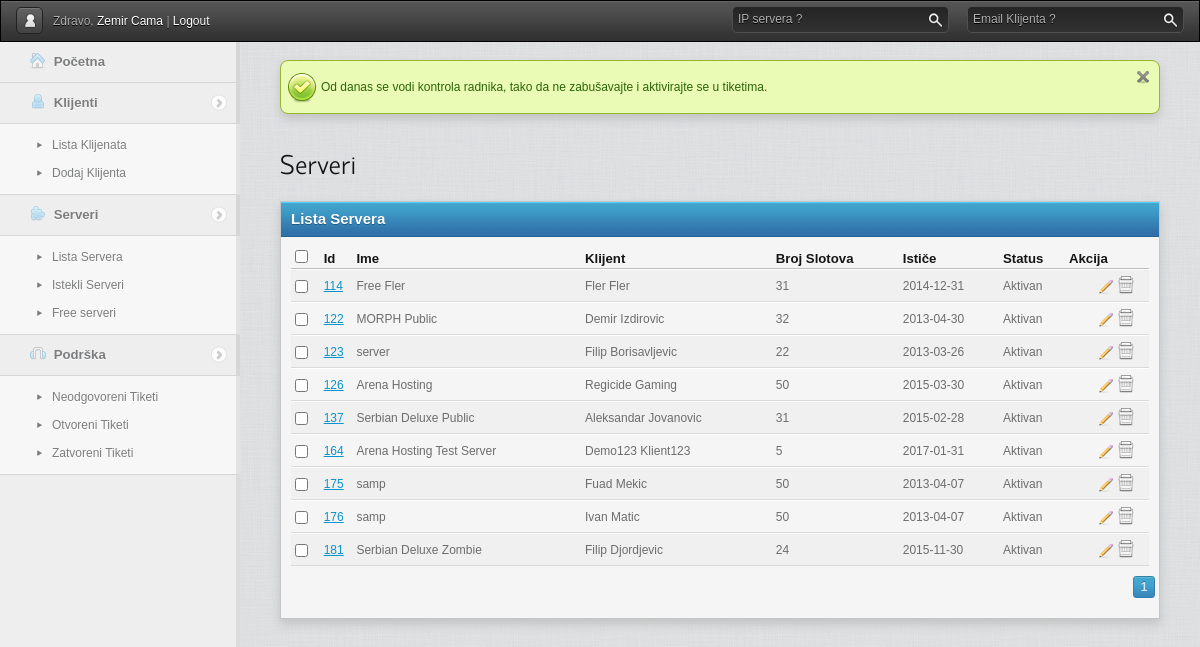
/gpanel/csafasfasfas/admin.php?page=serveri&akcija=listaa&free=1 (signed in), run on the app's committed database.
### tables this page shows
CREATE TABLE `serveri` (
  `id` int(11) NOT NULL AUTO_INCREMENT,
  `user_id` int(11) NOT NULL,
  `box_id` int(11) NOT NULL,
  `ip_id` int(11) NOT NULL,
  `name` text NOT NULL,
  `mod` text NOT NULL,
  `map` text NOT NULL,
  `port` text NOT NULL,
  `fps` int(11) NOT NULL DEFAULT '300',
  `slotovi` int(11) NOT NULL,
  `username` text NOT NULL,
  `password` text NOT NULL,
  `istice` date NOT NULL,
  `status` text NOT NULL,
  `startovan` int(11) NOT NULL DEFAULT '0',
  `free` text,
  `uplatnica` text,
  PRIMARY KEY (`id`)
);

### gpanel/includes/libs/sysplugins/smarty_internal_data.php (called while the page is built, shortened)
<?php
class Smarty_Internal_Data {
    public function getVariable($_variable, $_ptr = null, $search_parents = true, $error_enable = true)
    {
        if ($_ptr === null) {
            $_ptr = $this;
        } while ($_ptr !== null) {
            if (isset($_ptr->tpl_vars[$_variable])) {
                return $_ptr->tpl_vars[$_variable];
            }
            if ($search_parents) {
                $_ptr = $_ptr->parent;
            } else {
                $_ptr = null;
            }
        }
        if ($this->smarty->error_unassigned && $error_enable) {
            throw new SmartyException('Undefined Smarty variable "' . $_variable . '"');
        } else {
            return new Undefined_Smarty_Variable;
        }
    }
}
class Smarty_Variable {
    public function __construct ($value = null, $nocache = false, $scope = Smarty::SCOPE_LOCAL)
    {
        $this->value = $value;
    }
}
class Undefined_Smarty_Variable {
    public function __get ($name)
    {
        if ($name == 'nocache') {
            return false;
        } else {
            return null;
        }
    }
}
?>

### gpanel/cache/template_c/d34646852d8eca0588011ed7a672c03103c14f20.file.lista_serveraa.tpl.php (the view, shortened to what this page needs)
<?php if(!defined('SMARTY_DIR')) exit('no direct access allowed');
$_smarty_tpl->decodeProperties(array (
  'file_dependency' =>
  array (
    'd34646852d8eca0588011ed7a672c03103c14f20' =>
    array (
      0 => 'template/lista_serveraa.tpl',
      1 => 1440795702,
      2 => 'file',
    ),
  ),
  'nocache_hash' => '13950948465a540eb293fbe4-41782108',
  'function' =>
  array (
  ),
  'has_nocache_code' => false,
)); ?>
﻿<div id="content">
<h1>Serveri</h1>
<div class="bloc">
    <div class="title">
        Lista Servera
    </div>
    <div class="content">
        <table>
            <thead>
                <tr>
                    <th><input type="checkbox" class="checkall"/></th>
                    <th>Id</th>
                    <th>Ime</th>
                    <th>Klijent</th>
                    <th>Broj Slotova</th>
                    <th>Ističe</th>
                    <th>Status</th>
                    <th>Akcija</th>
                </tr>
            </thead>
            <tbody>
            <?php  $_smarty_tpl->tpl_vars['server'] = new Smarty_Variable;
 $_from = $_smarty_tpl->getVariable('serveri')->value; if (!is_array($_from) && !is_object($_from)) { settype($_from, 'array');}
if ($_smarty_tpl->_count($_from) > 0){
    foreach ($_from as $_smarty_tpl->tpl_vars['server']->key => $_smarty_tpl->tpl_vars['server']->value){
?>
                <tr>
                    <td><input type="checkbox" /></td>
                    <td><a href="admin.php?page=serveri&akcija=uredi&id=<?php echo $_smarty_tpl->tpl_vars['server']->value['id'];?>
"><?php echo $_smarty_tpl->tpl_vars['server']->value['id'];?>
</a></td>
                    <td><?php echo $_smarty_tpl->tpl_vars['server']->value['name'];?>
</td>
                    <td><?php echo $_smarty_tpl->tpl_vars['server']->value['klijent'];?>
</td>
                    <td><?php echo $_smarty_tpl->tpl_vars['server']->value['slotovi'];?>
</td>
                    <td><?php echo $_smarty_tpl->tpl_vars['server']->value['istice'];?>
</td>
                    <td><?php echo $_smarty_tpl->tpl_vars['server']->value['status'];?>
</td>
                    <td class="actions"><a href="admin.php?page=serveri&akcija=uredi&id=<?php echo $_smarty_tpl->tpl_vars['server']->value['id'];?>
" title="Uredi ovaj server"><img src="template/img/icons/edit.png" alt="" /></a><a href="admin.php?page=serveri&akcija=lista<?php echo $_smarty_tpl->getVariable('isticemi')->value;?>
&brisi=<?php echo $_smarty_tpl->tpl_vars['server']->value['id'];?>
" onclick="return confirm('Dali ste sigurni da želite izbrisati server?')" title="Izbriši ovaj server"><img src="template/img/icons/delete.png" alt="" /></a></td>
                </tr>
             <?php }} else { ?>
             <tr>
             <td colspan="8">Nema ni jednog servera</td>
             </tr>
             <?php } ?>
            </tbody>
        </table>
        <div class="pagination">
            <?php echo $_smarty_tpl->getVariable('stranice')->value;?>
        </div>
    </div>
</div>
</div>

### gpanel/cache/template_c/435d10930e41bb21c503ce88a0dfdada07016644.file.header.tpl.php (shortened to what this page needs)
<?php if(!defined('SMARTY_DIR')) exit('no direct access allowed');
$_smarty_tpl->decodeProperties(array (
  'file_dependency' =>
  array (
    '435d10930e41bb21c503ce88a0dfdada07016644' =>
    array (
      0 => 'template/header.tpl',
      1 => 1440795692,
      2 => 'file',
    ),
  ),
  'nocache_hash' => '8872469365a51625f985c49-26673148',
  'function' =>
  array (
  ),
  'has_nocache_code' => false,
)); ?>
<!DOCTYPE html>
<html>
    <head>
        <link rel="stylesheet" href="template/css/reset.css" />
        <link rel="stylesheet" href="template/css/style.css" />
        <link rel="stylesheet" href="template/css/jqueryui/jqueryui.css" />
        <link rel="stylesheet" href="template/js/jwysiwyg/jquery.wysiwyg.old-school.css" />
        <link rel="stylesheet" href="template/js/zoombox/zoombox.css" />
    </head>
    <body class="white" onload="Refresh()">
        <div id="head">
            <div class="left">
                <a href="admin.php?page=profile" class="button profile"><img src="template/img/icons/huser.png" alt="" /></a>
                Zdravo,
                <a href="admin.php?page=profile"><?php echo $_smarty_tpl->getVariable('admin')->value['fname'];?>
 <?php echo $_smarty_tpl->getVariable('admin')->value['lname'];?>
</a>
                |
                <a href="../logout.php?admin=yes">Logout</a>
            </div>
            <div style="float:right; margin-right: 250px;">
                <form action="" id="search" method="post" class="search placeholder">
                    <label>IP servera ?</label>
                    <input type="text" value="" name="qq" class="text"/>
                    <input type="submit" value="rechercher" class="submit"/>
                </form>
            </div>
            <div class="right">
                <form action="" id="search" method="post" class="search placeholder">
                    <label>Email Klijenta ?</label>
                    <input type="text" value="" name="q" class="text"/>
                    <input type="submit" value="rechercher" class="submit"/>
                </form>
            </div>
        </div>
        <div id="sidebar">
            <ul>
                <li class="nosubmenu">
                    <a href="admin.php">
                        <img src="template/img/icons/menu/home.png" alt="" />
                        Početna
                    </a>
                </li>
                 <li><a href="#"><img src="template/img/icons/menu/client.png" alt="" /> Klijenti</a>
                    <ul>
                                                <li><a href="admin.php?page=klijenti&akcija=lista">Lista Klijenata</a></li>
                                                <li><a href="admin.php?page=klijenti&akcija=dodaj">Dodaj Klijenta</a></li>
                    </ul>
                </li>
<li><a href="#"><img src="template/img/icons/menu/server.png" alt="" /> Serveri</a>
                    <ul>
                                                <li><a href="admin.php?page=serveri&akcija=lista">Lista Servera</a></li>
                                                <li><a href="admin.php?page=serveri&akcija=lista&istekli=1">Istekli Serveri</a></li>
												<li><a href="admin.php?page=serveri&akcija=listaa&free=1">Free serveri</a></li>
                    </ul>
                </li>
                <li><a href="#"><img src="template/img/icons/menu/support.png" alt="" /> Podrška</a>
                    <ul>
                    	<li><a href="admin.php?page=podrska&status=Neodgovoren"><span>Neodgovoreni Tiketi</span></a></li>
                        <li><a href="admin.php?page=podrska&status=Otvoren"><span>Otvoreni Tiketi</span></a></li>
                        <li><a href="admin.php?page=podrska&status=Zatvoren"><span>Zatvoreni Tiketi</span></a></li>
                    </ul>
                </li>
            </ul>
        </div>
<div id="content" style="padding: 0; margin: 28px 40px -40px 280px;">
<br />
<div class="notiff success bloc">
	Od danas se vodi kontrola radnika, tako da ne zabušavajte i aktivirajte se u tiketima.
	<a class="close" href="#"></a>
</div>
</div>

### data on the page
serveri: id "114", name "Free Fler", value "Fler Fler", slotovi "31", istice "2014-12-31", status "Aktivan"
serveri: id "122", name "MORPH Public", value "Demir Izdirovic", slotovi "32", istice "2013-04-30", status "Aktivan"
serveri: id "123", name "server", value "Filip Borisavljevic", slotovi "22", istice "2013-03-26", status "Aktivan"
serveri: id "126", name "Arena Hosting", value "Regicide Gaming", slotovi "50", istice "2015-03-30", status "Aktivan"
serveri: id "137", name "Serbian Deluxe Public", value "Aleksandar Jovanovic", slotovi "31", istice "2015-02-28", status "Aktivan"
serveri: id "164", name "Arena Hosting Test Server", value "Demo123 Klient123", slotovi "5", istice "2017-01-31", status "Aktivan"
serveri: id "175", name "samp", value "Fuad Mekic", slotovi "50", istice "2013-04-07", status "Aktivan"
serveri: id "176", name "samp", value "Ivan Matic", slotovi "50", istice "2013-04-07", status "Aktivan"
serveri: id "181", name "Serbian Deluxe Zombie", value "Filip Djordjevic", slotovi "24", istice "2015-11-30", status "Aktivan"

### other printed values
$_smarty_tpl->getVariable('admin')->value['fname'] "Zemir"
$_smarty_tpl->getVariable('admin')->value['lname'] "Cama"
